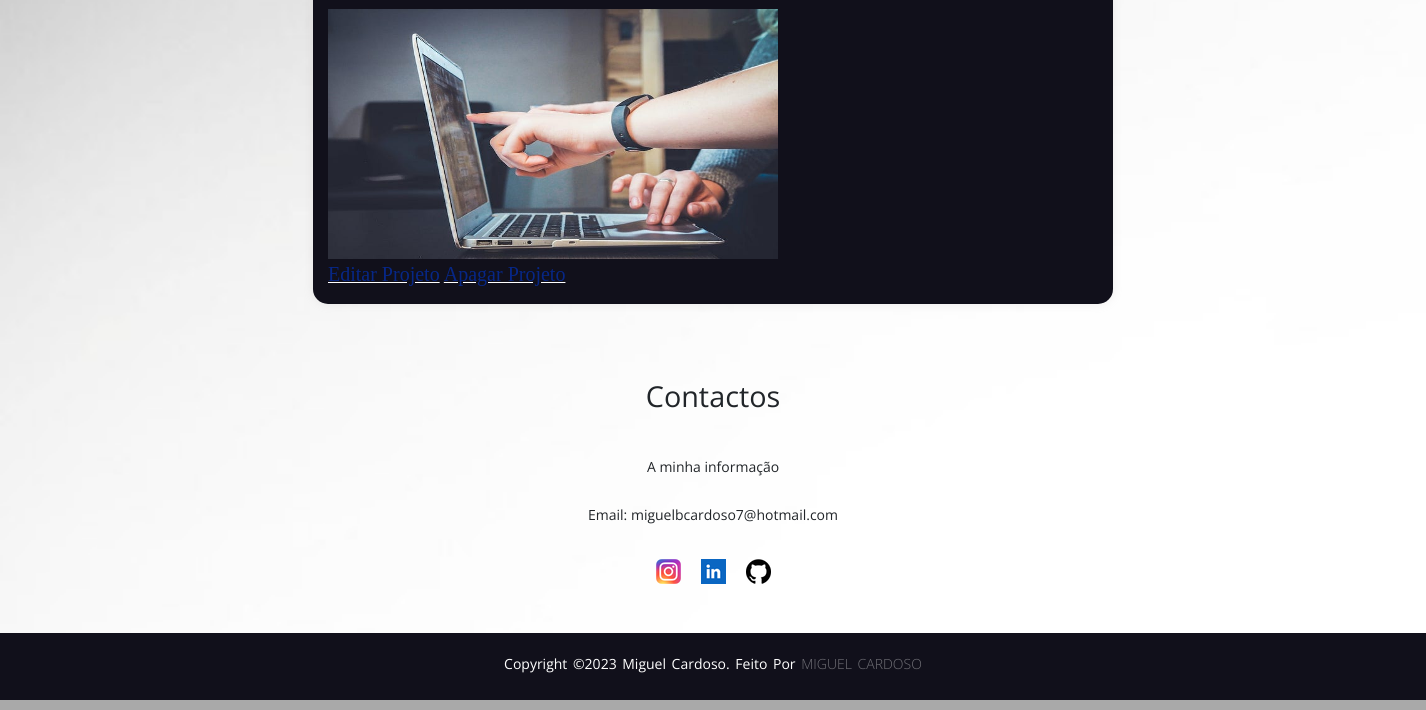
The app's page /portfolio/projetosPessoais (lower part), older data.
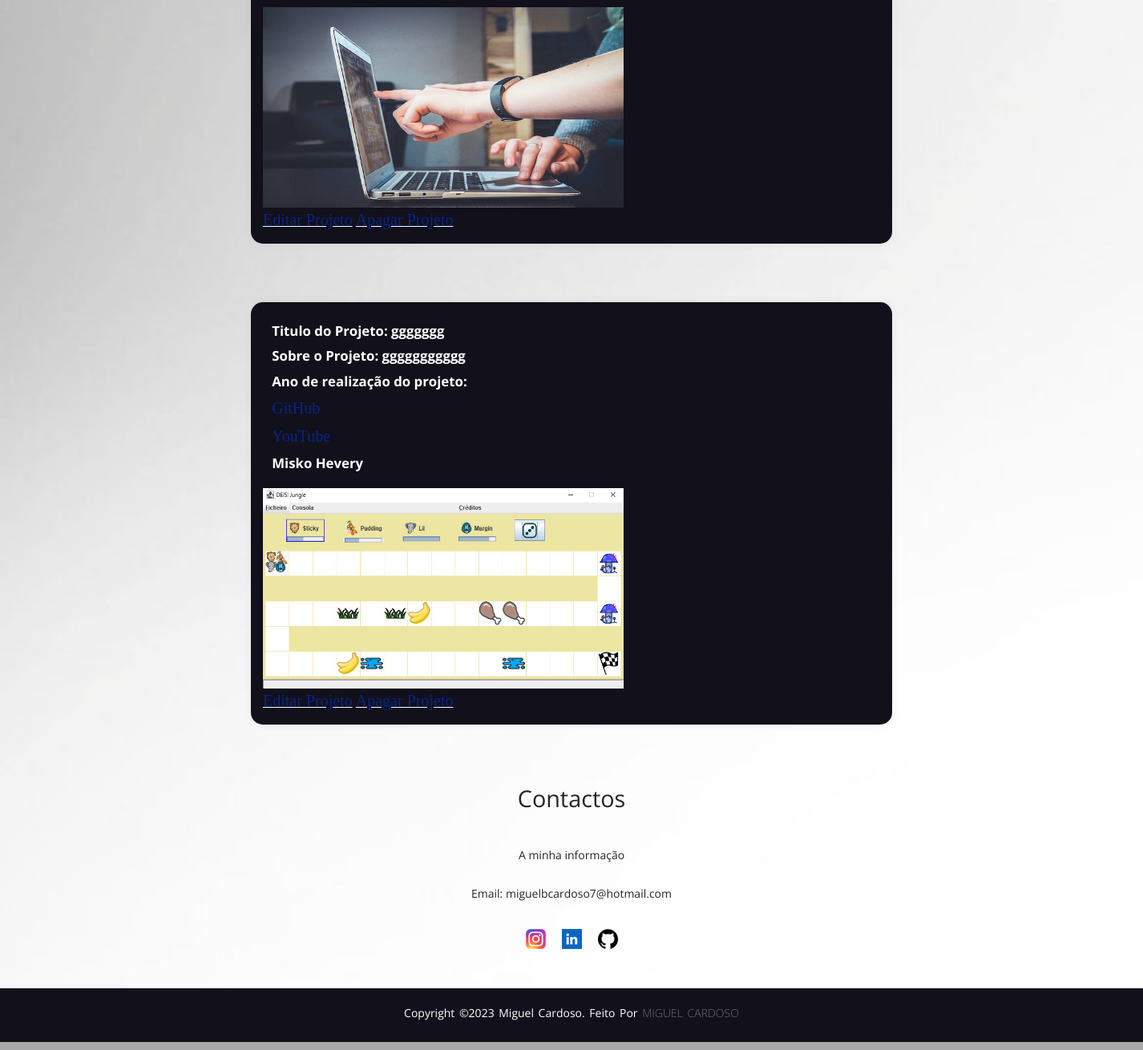
The same page, newer data.
### portfolio/models.py (models this page shows, shortened)
class Projeto(models.Model):
    titulo = models.CharField(max_length=50)
    descricao = models.CharField(max_length=500)
    imagem = models.ImageField(upload_to='images/', blank=True)
    anoRealizacao = models.IntegerField()
    participantes = models.ManyToManyField(Pessoa, related_name='trabalhos')
    linkGithub = models.URLField(max_length=120, blank=True)
    videoYoutube = models.URLField(blank=True)

class Pessoa(models.Model):
    nome = models.CharField(max_length=50)
    linkPaginaLusofona = models.URLField(max_length=200, blank=True)
    linkLinkedIn = models.URLField(max_length=200, blank=True)
    linkAppPortfolio = models.URLField(blank=True)
    def __str__(self):
        return self.nome

### portfolio/views.py (the view)
# urls.py: path('projetosPessoais', views.projetosPessoais_view, name='projetosPessoais'),
def projetosPessoais_view(request):
    projetosPessoais = Projeto.objects.all()
    context = {
        'projetosPessoais': projetosPessoais,
    }
    return render(request, 'portfolio/projetosPessoais.html', context)

### portfolio/templates/portfolio/projetosPessoais.html (shortened to what this page needs)
{% extends 'portfolio/layout.html' %}
{% block main %}
{% for projetoPessoal in projetosPessoais %}
<div class="projetos-center">
    <div class="projetos-box">
        <h1>Titulo do Projeto: {{ projetoPessoal.titulo}} </h1>
        <div class="info">
            <h1>Sobre o Projeto: {{projetoPessoal.descricao}} </h1>
            <h1>Ano de realização do projeto: {{ projetoPessoal.anoDeRealizacao}}</h1>
            <h1><a href="{{ projetoPessoal.linkGithub }}">GitHub</a></h1>
            <h1><a href="{{ projetoPessoal.videoYoutube }}">YouTube</a></h1>
            {% for participante in projetoPessoal.participantes.all %}
            <h1>{{ participante }}</h1>
            {% endfor %}
            <img src="{{projetoPessoal.imagem.url}}" alt="Projeto LP2" width="250" height="150">
        </div>
        <u><a href="{% url 'portfolio:editarProjeto' projetoPessoal.id %}">Editar Projeto</a></u>
        <u><a href="{% url 'portfolio:apagarProjeto' projetoPessoal.id %}">Apagar Projeto</a></u>
    </div>
</div>
{% endfor %}
<div class="footer-content">
    <h3>Contactos</h3>
    <p>A minha informação</p>
    <p>Email: miguelbcardoso7@hotmail.com</p>
    <ul class="socials">
        <li><a href="https://www.instagram.com/miguelbcardoso/"><img src="/media/instagram.png"></a></li>
        <li><a href="https://www.linkedin.com/in/miguelbcardoso/"><img src="/media/linkedin.png"></a></li>
        <li><a href="https://github.com/miguel-cardoso-a22102861"><img src="/media/githubrodape.png"></a></li>
    </ul>
</div>
<div class="footer-bottom" id="footer-bottom">
    <p>copyright &copy;2023 Miguel Cardoso. Feito por <span>Miguel Cardoso</span>
    </p>
</div>
{% load static %}
<link rel="stylesheet" href="{% static 'portfolio/css/projetosPessoais.css' %}">
{% endblock %}

Row changes from the older to the newer data that the page shows:
added Projeto: titulo "ggggggg", descricao "ggggggggggg", imagem (picture)
now on this page (row unchanged): Pessoa: nome "Misko Hevery"
